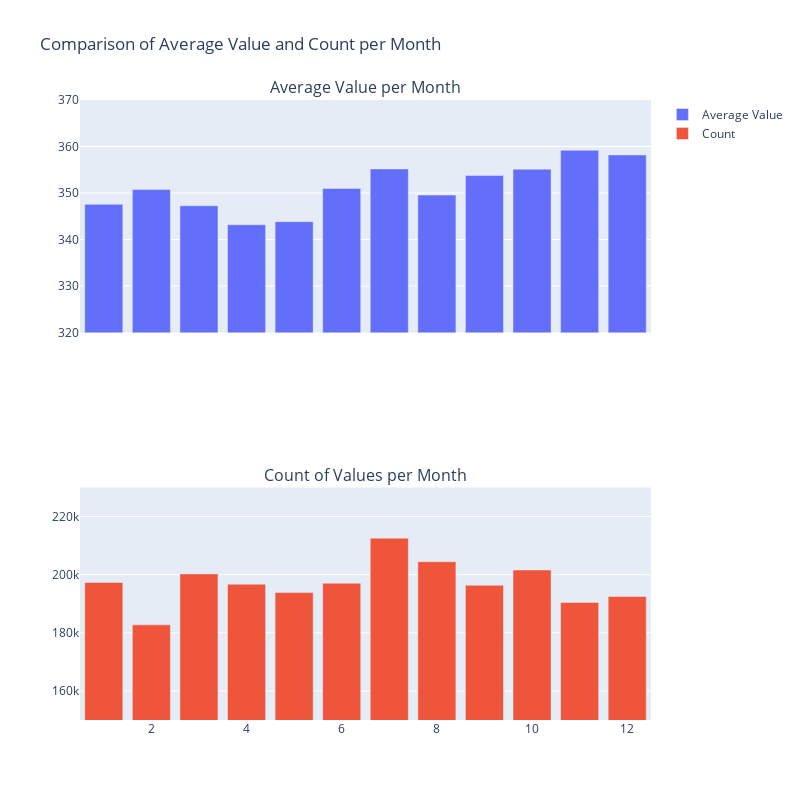

Notebook source saved alongside this figure:
### Markdown cell above
##### Month

### Code cell
# Grouper par 'month' et calculer la moyenne des valeurs
grouped_mean = time_df.groupby('month')['ResponseDuration'].mean().reset_index()
grouped_count = time_df.groupby('month')['ResponseDuration'].count().reset_index()


fig = make_subplots(rows=2, cols=1, shared_xaxes=True, subplot_titles=("Average Value per Month", "Count of Values per Month"))

# Ajouter le premier graphique (moyenne des valeurs)
fig.add_trace(go.Bar(x=grouped_mean['month'], y=grouped_mean['ResponseDuration'], name='Average Value'), row=1, col=1)

# Ajouter le deuxième graphique (compte des valeurs)
fig.add_trace(go.Bar(x=grouped_count['month'], y=grouped_count['ResponseDuration'], name='Count'), row=2, col=1)

# Mettre à jour l'échelle de l'axe des ordonnées
fig.update_yaxes(range=[320, 370], row=1, col=1)  # Définir l'intervalle de 320 à 370 pour l'échelle y du premier subplot
fig.update_yaxes(range=[150000, 230000], row=2, col=1)  # Définir l'intervalle de 320 à 370 pour l'échelle y du premier subplot


# Mettre à jour les annotations et les titres
fig.update_layout(title='Comparison of Average Value and Count per Month',
                  height=800, width=800, showlegend=True)

fig.show()

### Figure 1 — Plotly figure (JSON) as saved in the notebook; plotly's stock layout.template omitted (floating-point values rounded to 4 significant figures)
{"data": [{"name": "Average Value", "type": "bar", "x": [1, 2, 3, 4, 5, 6, 7, 8, 9, 10, 11, 12], "xaxis": "x", "y": [347.6, 350.7, 347.3, 343.2, 343.8, 351.0, 355.2, 349.6, 353.7, 355.1, 359.2, 358.2], "yaxis": "y"}, {"name": "Count", "type": "bar", "x": [1, 2, 3, 4, 5, 6, 7, 8, 9, 10, 11, 12], "xaxis": "x2", "y": [197319, 182734, 200274, 196732, 193839, 197046, 212574, 204476, 196357, 201632, 190456, 192501], "yaxis": "y2"}], "layout": {"annotations": [{"font": {"size": 16}, "showarrow": false, "text": "Average Value per Month", "x": 0.5, "xanchor": "center", "xref": "paper", "y": 1, "yanchor": "bottom", "yref": "paper"}, {"font": {"size": 16}, "showarrow": false, "text": "Count of Values per Month", "x": 0.5, "xanchor": "center", "xref": "paper", "y": 0.375, "yanchor": "bottom", "yref": "paper"}], "height": 800, "showlegend": true, "title": {"text": "Comparison of Average Value and Count per Month"}, "width": 800, "xaxis": {"anchor": "y", "autorange": true, "domain": [0, 1], "matches": "x2", "range": [0.5, 12.5], "showticklabels": false, "type": "linear"}, "xaxis2": {"anchor": "y2", "autorange": true, "domain": [0, 1], "range": [0.5, 12.5], "type": "linear"}, "yaxis": {"anchor": "x", "domain": [0.625, 1], "range": [320, 370], "type": "linear"}, "yaxis2": {"anchor": "x2", "domain": [0, 0.375], "range": [150000, 230000], "type": "linear"}}}
